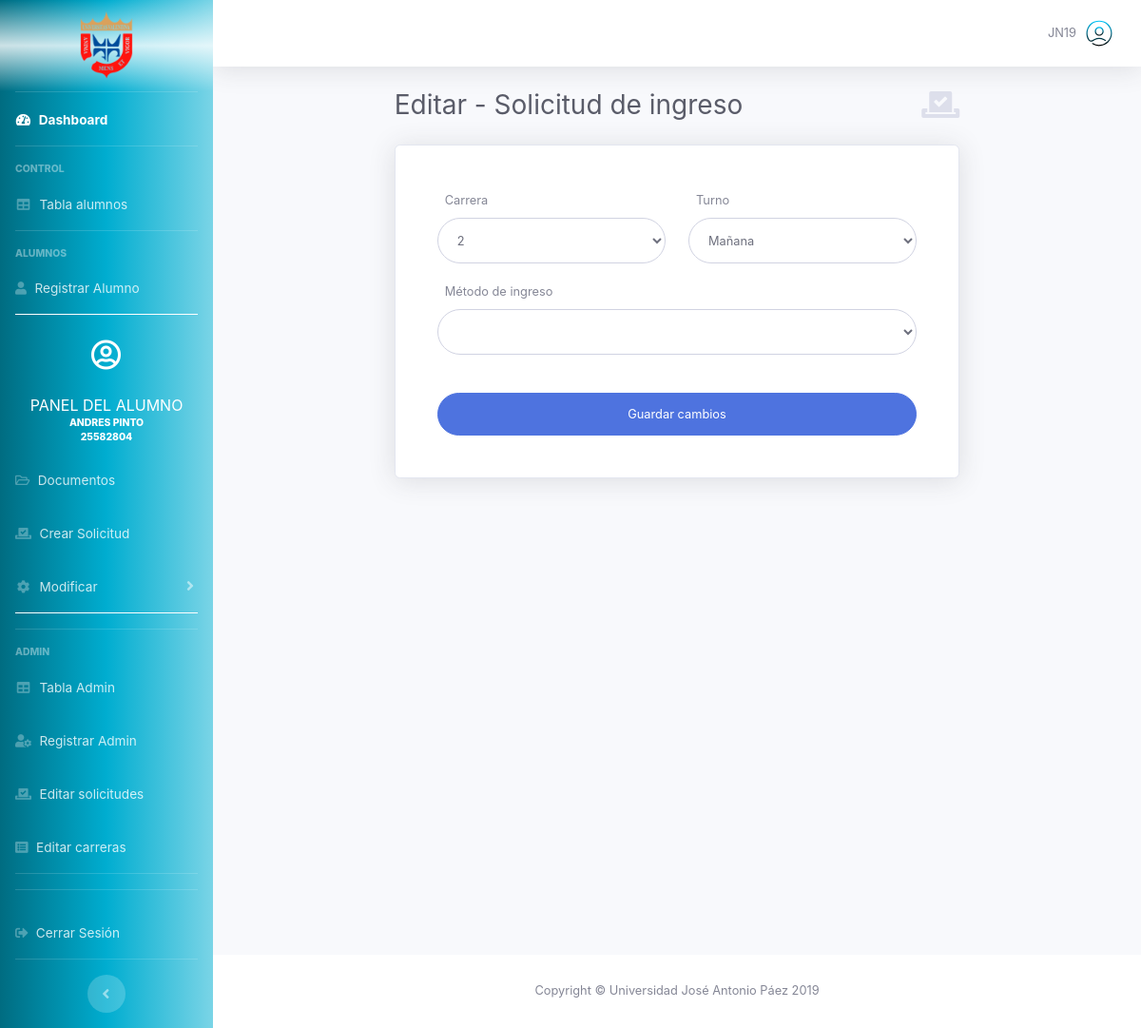
Page /page-admin-student-solicitud.php?ida=10&ci=25582804&idd=29 (signed in) on the earlier database version.
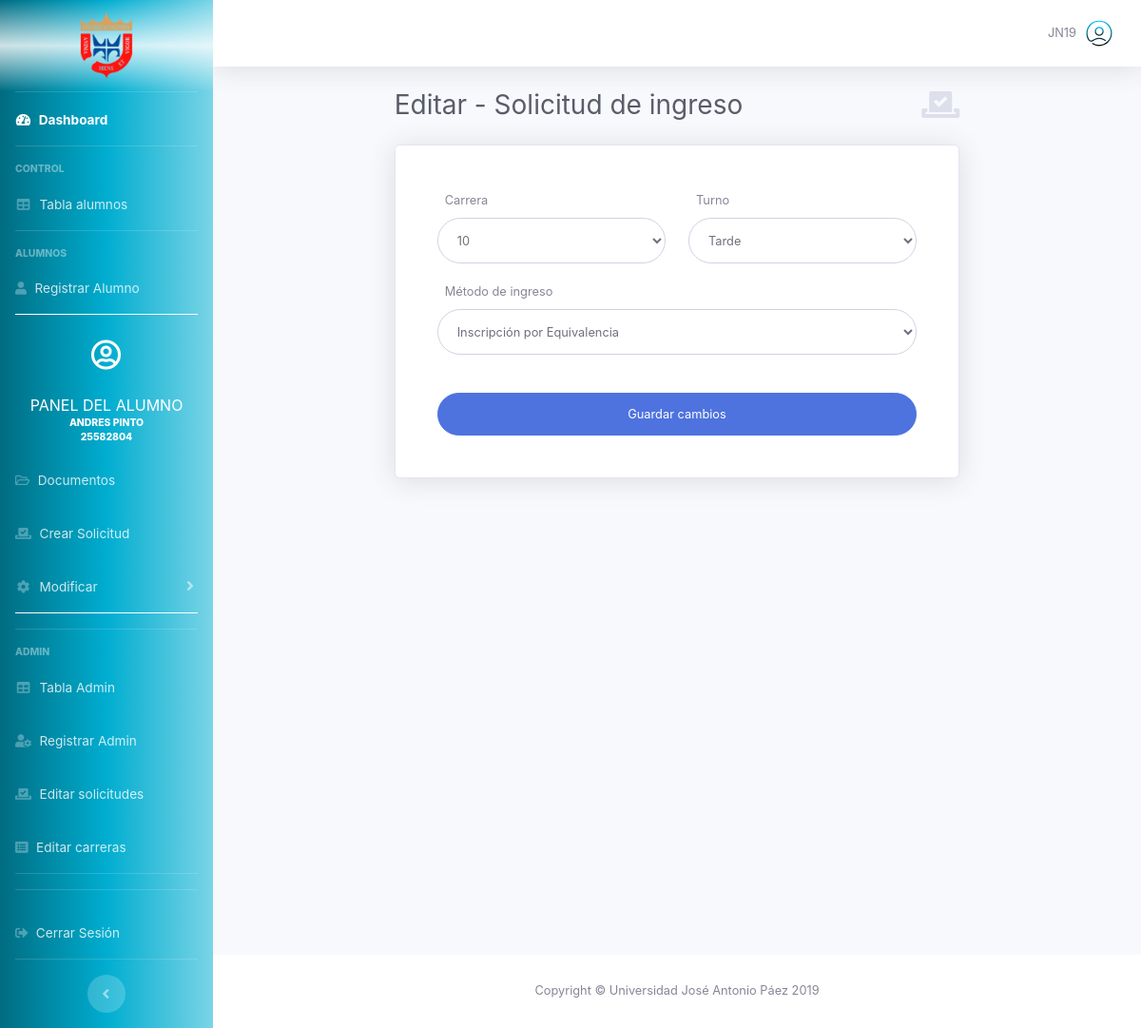
Same page on the later database version.
### tables this page shows
CREATE TABLE `alumnos` (
  `id_alumno` int(11) NOT NULL,
  `cedula` bigint(30) NOT NULL,
  `p_nombre` varchar(100) NOT NULL,
  `s_nombre` varchar(100) NOT NULL,
  `p_apellido` varchar(100) NOT NULL,
  `s_apellido` varchar(100) NOT NULL,
  `fecha_nacimiento` date NOT NULL,
  `estado_civil` varchar(1) NOT NULL,
  `metodo_ingreso` int(11) NOT NULL,
  `carrera` int(2) NOT NULL DEFAULT '0',
  `turno` int(11) NOT NULL,
  `pais_nac` varchar(100) NOT NULL,
  `estado_nac` varchar(100) NOT NULL,
  `ciudad_nac` varchar(100) NOT NULL,
  `municipio_nac` varchar(100) NOT NULL,
  `username` text NOT NULL,
  `contrasena` text NOT NULL,
  `correo` text NOT NULL,
  `documento` int(11) NOT NULL,
  `parientename` varchar(10) NOT NULL,
  `parentesco` varchar(10) NOT NULL,
  `discapacidad` varchar(10) NOT NULL,
  `nombreInst` varchar(20) NOT NULL,
  `anoEgreso` int(10) NOT NULL,
  `codigoInst` varchar(10) NOT NULL,
  `estadoInst` varchar(10) NOT NULL,
  `tipoInst` int(1) NOT NULL,
  `fechaCreacion` date NOT NULL,
  `ultActualizacion` date NOT NULL,
  `check_datos` int(3) NOT NULL DEFAULT '0',
  `pregunta` varchar(266) NOT NULL,
  `respuesta` varchar(266) NOT NULL
);

CREATE TABLE `tipo_solicitud` (
  `tipo` int(2) NOT NULL,
  `nombre_solicitud` text NOT NULL,
  `activa` int(1) NOT NULL
);

### page-admin-student-solicitud.php (the view, shortened to what this page needs)
<!DOCTYPE html>
<html lang="es">
<head>
  <link href="vendor/fontawesome-free/css/all.min.css" rel="stylesheet" type="text/css">
  <link href="css/font.css" rel="stylesheet">
  <link href="css/sb-admin-2.css" rel="stylesheet">
  <link href="css/dash.css" rel="stylesheet">
  <link href="css/style.css" rel="stylesheet">
</head>
<body id="page-top">
  <div id="wrapper">
    <?php require('front/general/sidebar.php'); ?>
    <div id="content-wrapper" class="d-flex flex-column">
      <div id="content">
        <?php require 'front/general/navbar.php'; ?>
        <div id="page-student-edit-solicitud" class="container-fluid">
          <?php
include 'back/conexion.php';
if (isset($_GET['ida'])) {
    $ida = $_GET['ida'];
}
$sql_sol = "SELECT carrera, turno, tipo, nombre_solicitud FROM alumnos
        LEFT JOIN tipo_solicitud ON alumnos.metodo_ingreso=tipo_solicitud.tipo
        WHERE alumnos.id_alumno = '$ida'";
$result_sol = mysqli_query($conexion, $sql_sol);
if ($result_sol->num_rows > 0) {
    $row_sol = mysqli_fetch_assoc($result_sol);
} else {
    $mensaje = "Ocurrió un error al cargar datos de solicitud";
    echo ($mensaje);
}
$tipo = $row_sol['tipo'];
$nombre_solicitud = $row_sol['nombre_solicitud'];
$turno = $row_sol['turno'];
$carrera = $row_sol['carrera'];
switch ($turno) {
    case 1:
        $turno_name = 'Mañana';
        break;
    case 2:
        $turno_name = 'Tarde';
        break;
};
$verificar_check = 0;
?>
          <div class="d-sm-flex col-sm-12 col-md-10 col-lg-8 align-items-center justify-content-between mb-4 mx-auto">
            <h1 class="h3 mb-0 text-gray-800">Editar - Solicitud de ingreso</h1>
            <a class="d-none d-sm-inline-block"><i class="fas fa-vote-yea fa-2x text-gray-300"></i></a>
          </div>
          <div class="col-sm-12 col-md-10 col-lg-8 mx-auto">
            <div class="card shadow mb-4">
              <div class="card-body">
                <div class="p-4">
                  <form id="solicitudEditForm" method="POST" class="user needs-validation" novalidate>
                    <div class="form-group row">
                      <div class="col-sm-6 my-auto">
                        <label class="pl-2"><small>Carrera</small></label><br>
                        <select id="carrera" name="carrera" class="form-control" data-toggle="tooltip"
                          data-placement="top" title="Carrera"
                          <?php echo ($verificar_check == 0) ? 'required' : 'readonly disabled' ?>>
                          <option disabled selected value="<?php echo $carrera ?>"><?php echo $carrera ?></option>
                           <?php
                            include 'back/conexion.php';
                          ?>
                        </select>
                      </div>
                      <div class="col-sm-6 my-auto">
                        <label class="pl-2"><small>Turno</small></label><br>
                        <select id="turno" name="turno" class="form-control" data-toggle="tooltip" data-placement="top"
                          title="Turno"
                          <?php echo ($verificar_check == 0) ? 'required' : 'readonly disabled' ?>>
                          <option disabled="disabled" selected value="<?php echo $turno ?>"><?php echo $turno_name ?>
                          </option>
                        </select>
                      </div>
                    </div>
                    <div class="form-group row">
                      <div class="col my-auto">
                        <label class="pl-2"><small>Método de ingreso</small></label><br>
                        <select id="nombre_solicitud" name="nombre_solicitud" class="form-control" data-toggle="tooltip"
                          data-placement="top" title="Método de ingreso"
                          <?php echo ($verificar_check == 0) ? 'required' : 'readonly disabled' ?>>
                          <option disabled selected value="<?php echo $tipo ?>"><?php echo $nombre_solicitud ?></option>
                          <?php
                            $sql2 = "SELECT * FROM tipo_solicitud WHERE activa=1";
                            $result2 = mysqli_query($conexion, $sql2);
                            if ($result2->num_rows > 0) {
                              while ($row2 = mysqli_fetch_assoc($result2)) {
                          ?>
                                <option value="<?=$row2['tipo'];?>"> <?=$row2['nombre_solicitud'];?></option>
                          <?php
                              };
                            };
                          ?>
                        </select>
                      </div>
                    </div>
                    <br>
                    <button id="editSol" type="submit" class="btn btn-primary btn-user btn-block">
                      Guardar cambios
                    </button>
                  </form>
                </div>
              </div>
            </div>
          </div>
        </div>
      </div>
      <?php require 'front/general/footer.php'; ?>
    </div>
  </div>
</body>
</html>

### front/general/sidebar.php (shortened to what this page needs)
<?php
$rol = $_SESSION['rol'];
if ( $rol > 0 && isset($_GET['ida']) ) {
  $ida=$_GET['ida'];
  include 'back/conexion.php';
  $sql_alumno = "SELECT p_nombre, p_apellido, cedula, documento, ultActualizacion FROM alumnos
                 WHERE id_alumno = '$ida';";
  $result_alumno = mysqli_query($conexion, $sql_alumno);
  if ($result_alumno->num_rows > 0) {
  $row_alumno = mysqli_fetch_assoc($result_alumno);
  $p_nombre = $row_alumno['p_nombre'];
  $p_apellido = $row_alumno['p_apellido'];
  $ci = $row_alumno['cedula'];
  $idd = $row_alumno['documento'];
  }
}
?>
<ul class="navbar-nav bg-gradient-primary sidebar sidebar-dark accordion" id="accordionSidebar">
  <a id="sidebar-brand-header" class="sidebar-brand d-flex align-items-center justify-content-center py-5">
    <div class="sidebar-brand-icon">
      <img src="img/varias/logo_ujap_peq.png" width="40%" height="20%" class="d-inline-block align-items-center" alt="">
    </div>
  </a>
  <?php if ($rol > 0) {  ?>
  <hr class="sidebar-divider my-0">
  <li class="nav-item active">
    <a class="nav-link" href="page-dashboard.php">
      <i class="fas fa-fw fa-tachometer-alt"></i>
      <span>Dashboard</span></a>
  </li>
  <hr class="sidebar-divider">
  <div class="sidebar-heading">
    Control
  </div>
  <li class="nav-item">
    <a id="sbtable" class="nav-link" href="page-admin-table.php">
      <i class="fas fa-fw fa-table"></i>
      <span>Tabla alumnos</span></a>
  </li>
  <?php }?>
  <?php if (($rol >= 1 && isset($_GET['ida']) || $rol >= 2)) {  ?>
  <hr class="sidebar-divider">
  <div class="sidebar-heading">
    Alumnos
  </div>
  <?php }?>
  <?php if ($rol >= 2) {  ?>
  <li class="nav-item">
    <a id="sdcrearAlumno" class="nav-link" href="page-admin-crear-alumno.php">
      <i class="fas fa-user"></i>
      <span>Registrar Alumno</span></a>
  </li>
  <?php }?>
  <?php if ($rol >= 1 && isset($_GET['ida'])) {  ?>
  <hr class="sidebar-divider bg-white">
  <a class="sidebar-brand d-flex align-items-center justify-content-center text-white pt-2"
    href="page-student-perfil.php?ida=<?=$ida . '&ci=' . $ci . '&idd=' . $idd?>">
    <div class="sidebar-brand-icon align-items-center">
      <i class="far fa-user-circle"></i>
    </div>
  </a>
  <div class="sidebar-heading text-center text-white pb-2">
    <b class="h6">Panel del Alumno</b><br>
    <span>
      <?=$p_nombre . ' ' . $p_apellido?><br>
      <?=$ci?>
    </span>
  </div>
  <?php }?>
  <?php if ($rol >= 2 && isset($_GET['ida'])) {  ?>
  <li class="nav-item">
    <a id="sddocsAlumno" class="nav-link" href="page-admin-student-docs.php?ida=<?=$ida . '&ci=' . $ci . '&idd=' . $idd?>">
      <i class="far fa-folder-open"></i>
      <span>Documentos</span></a>
  </li>
  <?php };?>
  <?php if ($rol >= 1 && isset($_GET['ida'])) {  ?>
  <li class="nav-item">
    <a id="sdsolicitud" class="nav-link" href="page-admin-student-solicitud.php?ida=<?=$ida . '&ci=' . $ci . '&idd=' . $idd?>">
      <i class="fas fa-vote-yea"></i>
      <span>Crear Solicitud</span></a>
  </li>
  <li class="nav-item">
    <a href="#" class="nav-link collapsed" data-toggle="collapse" data-target="#collapseOne" aria-expanded="true"
      aria-controls="collapseOne">
      <i class="fas fa-fw fa-cog"></i>
      <span>Modificar</span>
    </a>
  </li>
  <hr class="sidebar-divider bg-white">
  <?php }?>
  <?php if ($rol >= 3) {  ?>
  <hr class="sidebar-divider">
  <div class="sidebar-heading">
    Admin
  </div>
  <li class="nav-item">
    <a id="sbtableAdmin" class="nav-link" href="page-admin-table-admin.php">
      <i class="fas fa-fw fa-table"></i>
      <span>Tabla Admin</span></a>
  </li>
  <li class="nav-item">
    <a id="sdAdmin" class="nav-link" href="page-admin-crear-admin.php">
      <i class="fas fa-user-cog"></i>
      <span>Registrar Admin</span></a>
  </li>
  <li class="nav-item">
    <a id="sdEditSolAdmin" class="nav-link" href="page-admin-edit-solicitud.php">
      <i class="fas fa-vote-yea"></i>
      <span>Editar solicitudes</span></a>
  </li>
  <li class="nav-item">
    <a id="sdEditCarAdmin" class="nav-link" href="page-admin-edit-carrera.php">
      <i class="fas fa-list-alt"></i>
      <span>Editar carreras</span></a>
  </li>
  <hr class="sidebar-divider">
 <?php }?>
  <hr class="sidebar-divider">
  <li class="nav-item">
    <a class="nav-link" data-toggle="modal" data-target="#logoutModal">
      <i class="fas fa-sign-out-alt"></i>
      <span>Cerrar Sesión</span></a>
  </li>
  <hr class="sidebar-divider d-none d-md-block">
  <div class="text-center d-none d-md-inline">
    <button class="rounded-circle border-0" id="sidebarToggle"></button>
  </div>
</ul>

### front/general/navbar.php (shortened to what this page needs)
<nav class="navbar navbar-expand navbar-light bg-white topbar mb-4 static-top shadow">
          <ul class="navbar-nav ml-auto">
            <li class="nav-item dropdown no-arrow">
              <a class="nav-link dropdown-toggle" href="#" id="userDropdown" role="button" data-toggle="dropdown"
                aria-haspopup="true" aria-expanded="false">
                <span id="usernameActual" class="mr-2 d-none d-lg-inline text-gray-600 small"><?php echo $_SESSION['username']?></span>
                <img class="img-profile rounded-circle" src="img/varias/user-icon.svg">
              </a>
            </li>
          </ul>
        </nav>

### front/general/footer.php
<footer class="sticky-footer bg-white">
        <div class="container my-auto">
          <div class="copyright text-center my-auto">
            <span>Copyright &copy; Universidad José Antonio Páez 2019</span>
          </div>
        </div>
      </footer>

### css/dash.css (style rules this page uses)
.bg-gradient-primary { background: linear-gradient(90deg, rgb(0, 108, 129), rgba(0, 173, 208, 1), rgba(0, 173, 208, 0.52)) !important; }

### css/style.css (style rules this page uses)
#sidebar-brand-header { background: linear-gradient(0deg, rgba(0, 173, 208, 0), rgba(255, 255, 255, 0.8), rgba(0, 173, 208, 0)) !important; }
select { border: 1px solid #d1d3e2; background-color: transparent; font-size: 0.8rem !important; border-radius: 10rem !important; padding-right: 1rem !important; padding-left: 1rem !important; height: 3rem !important; }

Differences in the rows shown:
changed alumnos "ANDRES": carrera "2" → "10"; turno "Mañana" → "Tarde"; nombre_solicitud (not shown) → "Inscripción por Equivalencia"
